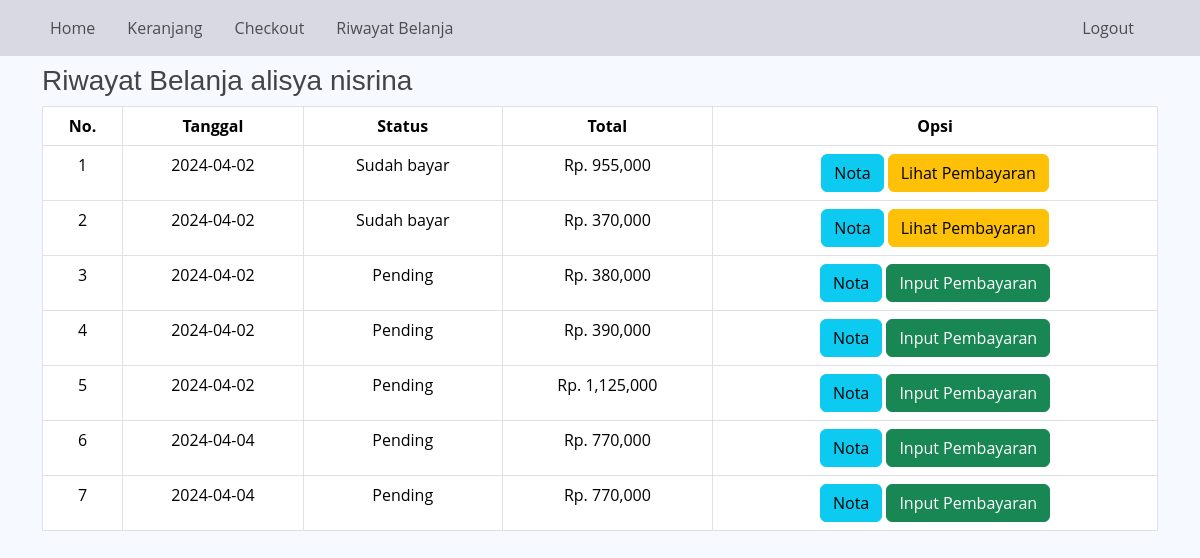
The app's page /riwayat.php (signed in) with its own data.
### tables this page shows
CREATE TABLE `pembelian` (
  `id_pembelian` int(11) NOT NULL,
  `id_pelanggan` int(11) NOT NULL,
  `id_ongkir` int(11) NOT NULL,
  `tanggal_pembelian` date NOT NULL,
  `total_pembelian` int(11) NOT NULL,
  `nama_kota` varchar(100) NOT NULL,
  `tarif` int(11) NOT NULL,
  `alamat_pengiriman` text NOT NULL,
  `status_pembelian` varchar(100) NOT NULL DEFAULT 'Pending'
);

### riwayat.php (the view, shortened to what this page needs)
<?php
    require 'koneksi.php';
    require 'navbar.php';
?>
<!DOCTYPE html>
<html lang="en">
<head>
  <link href="assets/vendor/bootstrap/css/bootstrap.min.css" rel="stylesheet">
  <link href="assets/css/style.css" rel="stylesheet">
</head>
<body>
<section class="riwayat">
    <div class="container mt-2">
        <h3>Riwayat Belanja <?php echo $_SESSION["pelanggan"]["nama_pelanggan"]?></h3>
        <table class="table table-bordered">
            <thead class="text-center">
                <tr>
                    <th>No.</th>
                    <th>Tanggal</th>
                    <th>Status</th>
                    <th>Total</th>
                    <th>Opsi</th>
                </tr>
            </thead>
            <tbody class="text-center">
                <?php
                $nomor=1;
                $id_pelanggan = $_SESSION["pelanggan"]["id_pelanggan"];
                $sql = mysqli_query($koneksi, "SELECT * FROM pembelian WHERE id_pelanggan='$id_pelanggan'");
                while ($pecah = mysqli_fetch_assoc($sql)){
                ?>
                <tr>
                    <td><?php echo $nomor;?></td>
                    <td><?php echo $pecah["tanggal_pembelian"]?></td>
                    <td><?php echo $pecah["status_pembelian"]?></td>
                    <td>Rp. <?php echo number_format($pecah["total_pembelian"])?></td>
                    <td>
                        <a href="nota.php?id=<?php echo $pecah["id_pembelian"]?>" class="btn btn-info">Nota</a>
                        <?php if ($pecah['status_pembelian'] == "Pending"):?>
                        <a href="pembayaran.php?id=<?php echo $pecah ["id_pembelian"];?>" class="btn btn-success">Input Pembayaran</a>
                        <?php else: ?>
                        <a href="lihat_pembayaran.php?id=<?php echo $pecah ["id_pembelian"];?>" class="btn btn-warning">Lihat Pembayaran</a>
                        <?php endif ?>
                    </td>
                </tr>
                <?php $nomor++; ?>
                <?php } ?>
            </tbody>
        </table>
    </div>
</section>
</body>
</html>

### assets/css/style.css (style rules this page uses)
:root { scroll-behavior: smooth; }
body { font-family: "Open Sans", sans-serif; background: #f6f9ff; color: #444444; }
a { color: #4154f1; text-decoration: none; }
h1, h2, h3, h4, h5, h6 { font-family: "Nunito", sans-serif; }

### records on screen
pembelian: tanggal_pembelian "2024-04-02", status_pembelian "Sudah bayar", total_pembelian "955,000"
pembelian: tanggal_pembelian "2024-04-02", status_pembelian "Sudah bayar", total_pembelian "370,000"
pembelian: tanggal_pembelian "2024-04-02", status_pembelian "Pending", total_pembelian "380,000"
pembelian: tanggal_pembelian "2024-04-02", status_pembelian "Pending", total_pembelian "390,000"
pembelian: tanggal_pembelian "2024-04-02", status_pembelian "Pending", total_pembelian "1,125,000"
pembelian: tanggal_pembelian "2024-04-04", status_pembelian "Pending", total_pembelian "770,000"
pembelian: tanggal_pembelian "2024-04-04", status_pembelian "Pending", total_pembelian "770,000"

### other values on screen
$_SESSION["pelanggan"]["nama_pelanggan"] "alisya nisrina"
